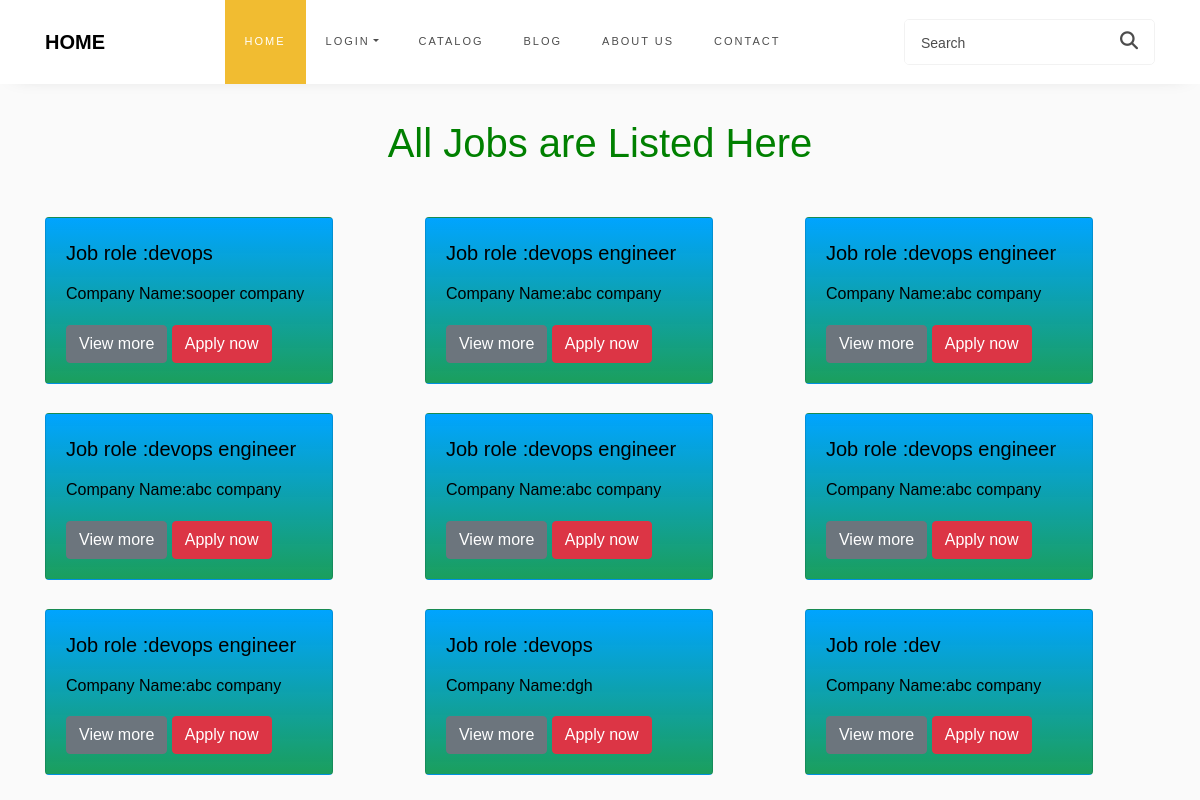
The app's page /viewjob/1 with its own data.
### jobapp/models.py (models this page shows)
class postjob(models.Model):
    catchoice=[
        ('remote','remote'),
        ('hybrid','hybrid')
        ]
    jobtype=[
        ('parttime','parttime'),
        ('fulltime','fulltime')
        ]
    exp=[
        ('0 - 1' , '0 - 1'),
        ('1 - 2' , '1 - 2'),
        ('2 - 3' , '2 - 3'),
        ('3 - 4' , '3 - 4'),
        ('4 - 5' , '4 - 5'),
        ('5 - 6' , '5 - 6'),
        ('6 - 7' , '6 - 7'),
        ('7 - 8' , '7 - 8'),
    ]
    cname=models.CharField(max_length=30)
    email=models.EmailField()
    jtitle=models.CharField(max_length=50)
    wtype=models.CharField(max_length=30,choices=catchoice)
    expreq=models.CharField(max_length=30,choices=exp)
    jtype=models.CharField(max_length=30,choices=jobtype)

### jobapp/views.py (the view)
# urls.py: path('viewjob/<int:id>',viewjob),
def viewjob(request,id):
    b1=modelempreg1.objects.filter(id=id)
    for i in b1:
        x1=i.username
        x2=i.id
    a1=postjob.objects.all()
    l1=[]
    l2=[]
    l3=[]
    for i in a1:
        b1=i.jtitle
        l1.append(b1)
        b2=i.cname
        l2.append(b2)
        b3=i.id
        l3.append(b3)
    list=zip(l1,l2,l3)
    return render(request,'5viewjob.html',{"list":list,"x1":x1,"x2":x2})

### jobapp/templates/5viewjob.html (shortened to what this page needs)
<!DOCTYPE html>
<html lang="en">
<head>
    <link href="https://cdn.jsdelivr.net/npm/bootstrap@5.2.1/dist/css/bootstrap.min.css" rel="stylesheet"
>
    <link rel="stylesheet" href="https://stackpath.bootstrapcdn.com/font-awesome/4.7.0/css/font-awesome.min.css">
    <link rel="stylesheet" href="css/style.css">
</head>
<body>
{% include '8navbar.html' %}
<br>
<center>
<h1 style="color:green">All Jobs are Listed Here</h1>
</center>
    <div class="container">
    <div class="row">
        {% for i,j,k in list %}
        <div class="col-sm-12 col-md-6 col-lg-4"><br>
            <div class="card" style="width: 18rem;background: rgb(20,156,88);background: linear-gradient(0deg, rgba(20,156,88,0.9724264705882353) 0%, rgba(0,164,255,1) 100%);;">
                <div class="card-body" style="color:black">
                    <h5 class="card-title">Job role :{{i}}</h5>
                    <p class="card-text">Company Name:{{j}}</p>
                    <a href="/viewmore/{{k}}/{{x2}}" class="btn btn-secondary">View more</a>
                    <a href="/applynow/{{k}}/{{x2}}" class="btn btn-danger">Apply now</a>
                </div>
            </div>
        </div>
        {% endfor %}
    </div>
</div>
</body>
</html>

### jobapp/templates/8navbar.html (shortened to what this page needs)
<!DOCTYPE html>
<html lang="en">
<head>
    {% load static %}
    <link href="https://cdn.jsdelivr.net/npm/bootstrap@5.2.1/dist/css/bootstrap.min.css" rel="stylesheet"
>
    <link rel="stylesheet" href="https://stackpath.bootstrapcdn.com/font-awesome/4.7.0/css/font-awesome.min.css">
    <link rel="stylesheet" href="css/style.css">
</head>
<body>
<nav class="navbar navbar-expand-lg navbar-dark ftco_navbar bg-dark ftco-navbar-light" id="ftco-navbar">
        <div class="container">
            <a class="navbar-brand" href="/">HOME</a>
            <div class="collapse navbar-collapse" id="ftco-nav">
                <ul class="navbar-nav m-auto">
                     <li class="nav-item active"><a href="/" class="nav-link">Home</a></li>
                    <li class="nav-item dropdown">
                        <a class="nav-link dropdown-toggle" href="#" id="dropdown04" data-toggle="dropdown"
                           aria-haspopup="true" aria-expanded="false">Login</a>
                    </li>
                    <li class="nav-item"><a href="#" class="nav-link">Catalog</a></li>
                    <li class="nav-item"><a href="#" class="nav-link">Blog</a></li>
                    <li class="nav-item"><a href="#" class="nav-link">About Us</a></li>
                    <li class="nav-item"><a href="#" class="nav-link">Contact</a></li>
                </ul>
            </div>
            <form action="#" class="searchform order-sm-start order-lg-last">
                <div class="form-group d-flex">
                    <input type="text" class="form-control pl-3" placeholder="Search">
                    <button style="width:40px" type="submit" placeholder="" class="form-control search"><span class="fa fa-search"></span>
                    </button>
                </div>
            </form>
        </div>
    </nav>
</body>
</html>

### records on screen
postjob: list "devops", list "sooper company"
postjob: list "devops engineer", list "abc company"
postjob: list "devops engineer", list "abc company"
postjob: list "devops engineer", list "abc company"
postjob: list "devops engineer", list "abc company"
postjob: list "devops engineer", list "abc company"
postjob: list "devops engineer", list "abc company"
postjob: list "devops", list "dgh"
postjob: list "dev", list "abc company"
